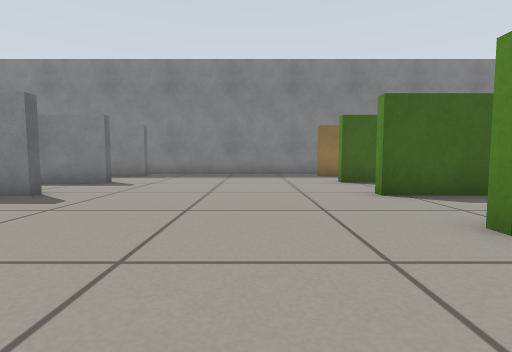
view 1 (above)

24 first-person views from a walk through a robot-simulator world made for Gazebo. The camera is 0.39 m above the floor, tilts 4° down and sees 85° across. The floor is counted in squares, 0.5 m on a side. Each view is taken from the middle of a square. On the plan, view 1 faces up. The plan holds only what a view shows up to about 10 squares ahead; the rest is blank.

view 2
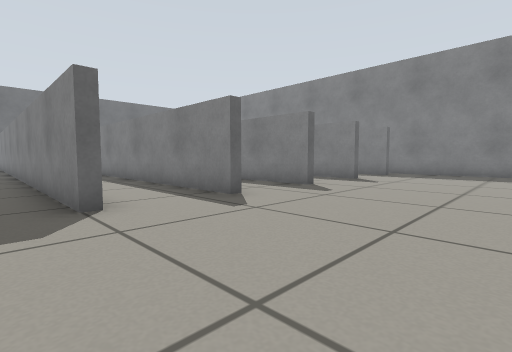

view 3
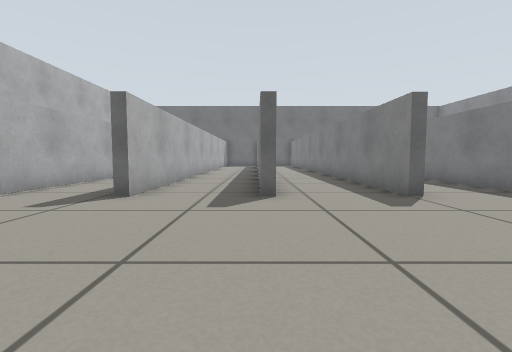

view 4
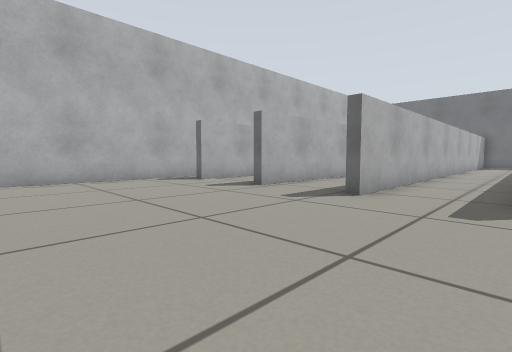

view 5
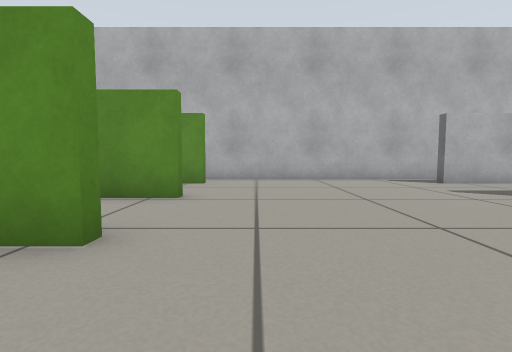

view 6
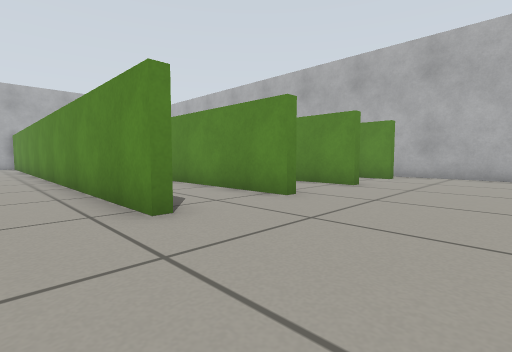

view 7
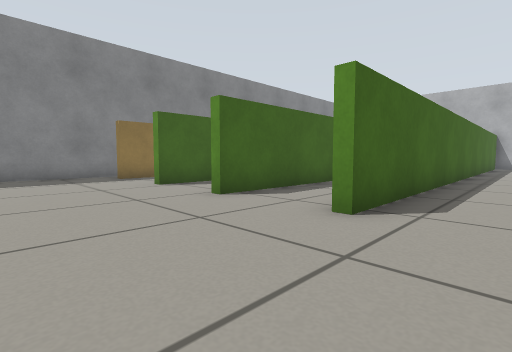

view 8
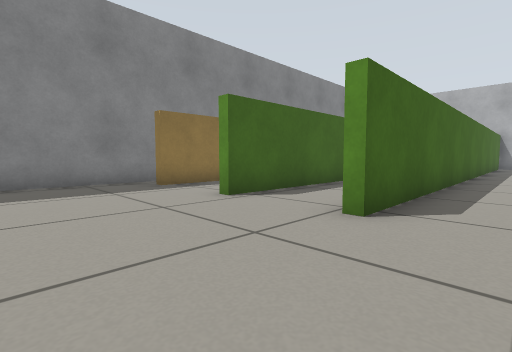

view 9
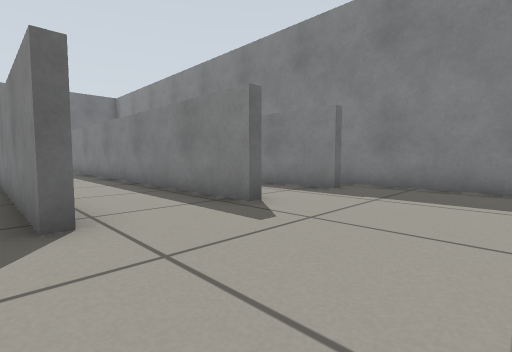

view 10
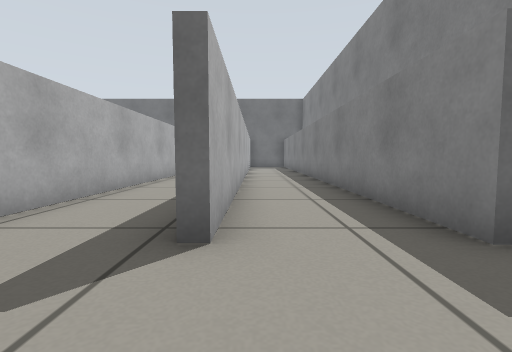

view 11
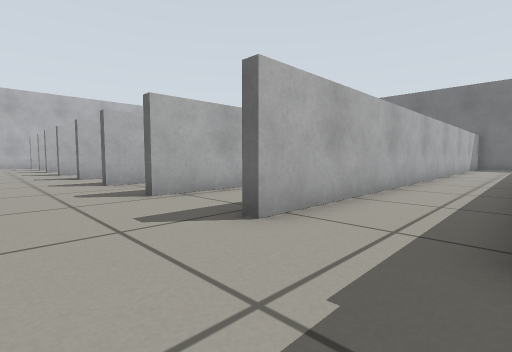

view 12
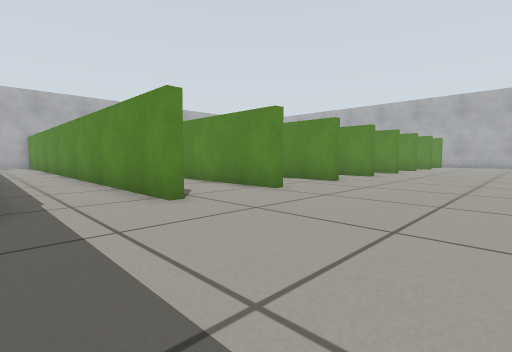

view 13
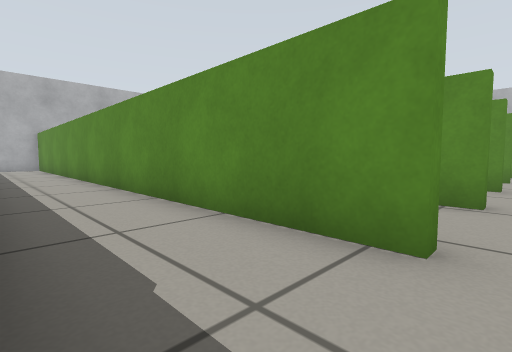

view 14
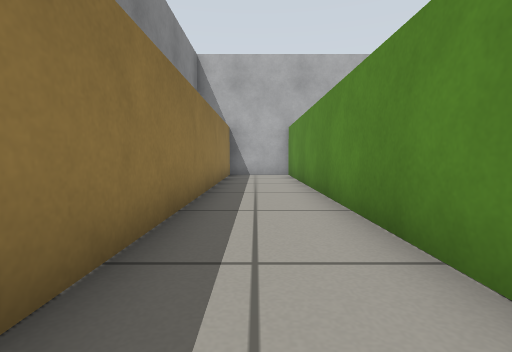

view 15
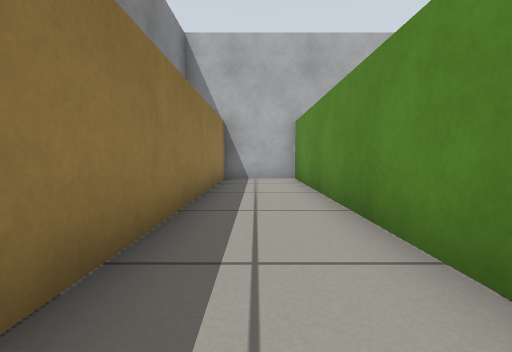

view 16
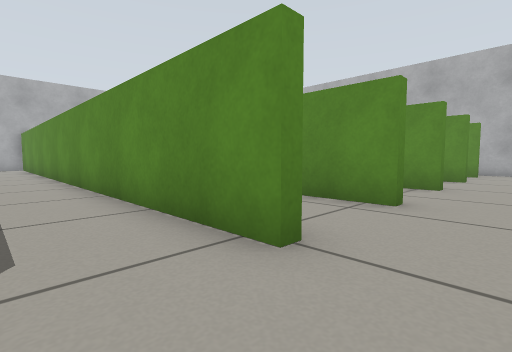

view 17
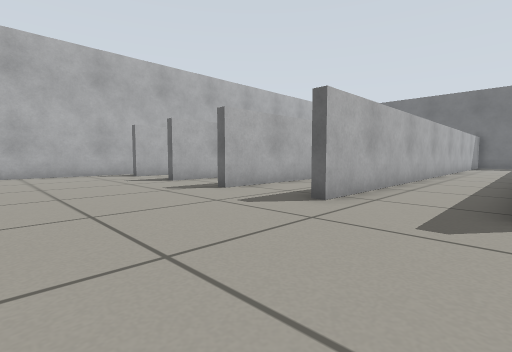

view 18
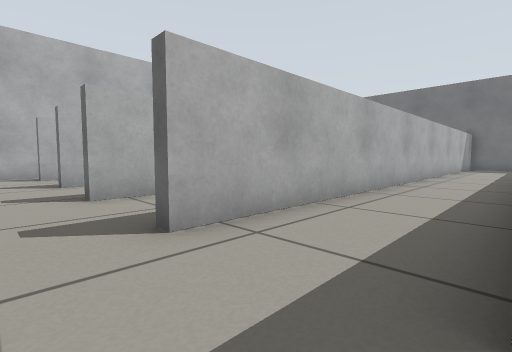

view 19
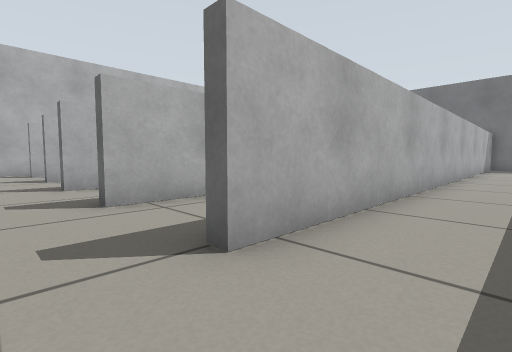

view 20
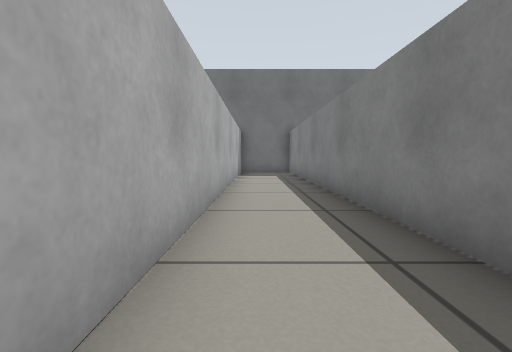

view 21
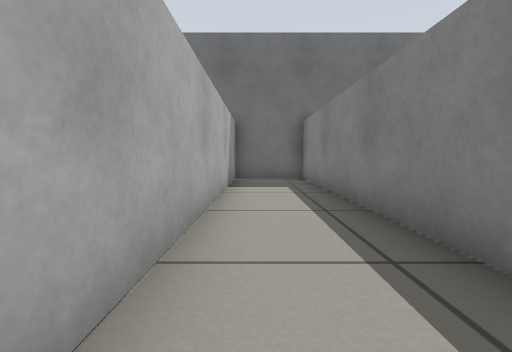

view 22
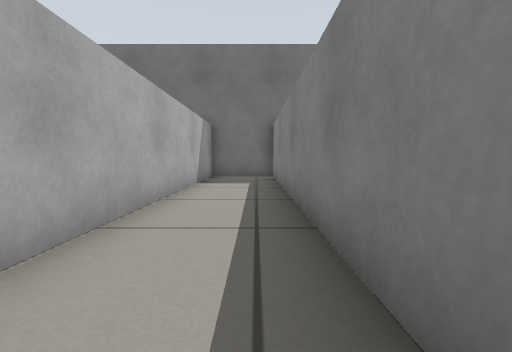

view 23
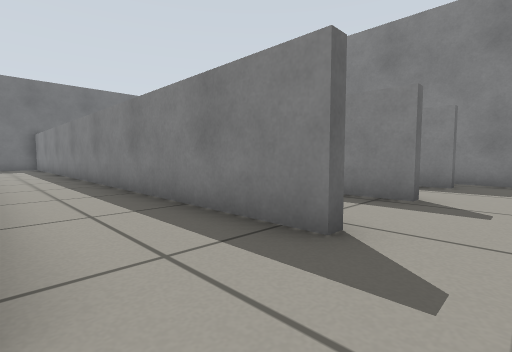

view 24
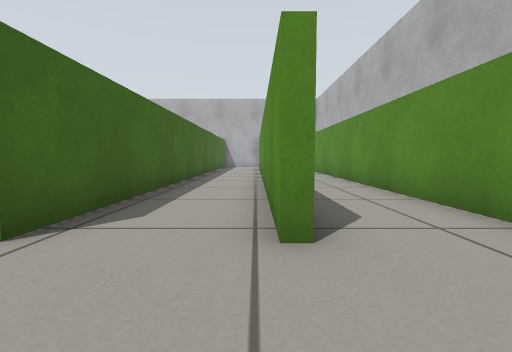

### Floor plan
Points are (right, up) in squares from view 1. A wall is a line through its corners. A room is listed if a view was taken in it or the views show most of it. See-through windows are left out.
Room 1 (views 1, 2, 3, 4, 5, 6, 7, 8, 9, 10, 11, 12, 13, 14, 15, 16, 17, 18, 19, 20, 21, 22, 23, 24)
walls: (2.4, 0.3) (13.5, 0.3); (-4.4, 2.7) (-22.9, 2.7) (-22.9, 0.3) (-4.4, 0.3) (-4.4, 0) (-13.2, 0); (2.4, 3) (4.2, 3); (2.5, -3) (2.5, -2.6) (11.6, -2.6); (-5.5, 3) (-4.4, 3); (-4.4, 5.4) (-14.9, 5.4); (2.4, -5.4) (7.1, -5.4); (2.4, 5.7) (6.9, 5.7); (-4.4, 8.3) (-12, 8.3); (2.5, -8.6) (2.5, -8.2) (9.9, -8.2); (2.5, 8.6) (20.9, 8.6) (20.9, 11.1) (10.1, 11.1); (-10.9, -5.4) (-4.2, -5.4); (2.4, -11) (10.1, -11); (-9.1, -8.2) (-4.4, -8.2) (-4.4, -8.6); (7.4, 8.3) (2.5, 8.3); (-4.4, 11.5) (-4.4, 11.1) (-12, 11.1); (-6.4, -11) (-4.4, -11); (4.5, 11.1) (2.5, 11.1) (2.5, 11.5); (-12, 5.7) (-4.4, 5.7); (10, -5.7) (2.5, -5.7); (11.6, 2.7) (2.5, 2.7); (3, 12.4) (-5, 12.4); (-5.2, -12.4) (2.8, -12.4); (11.8, 5.4) (2.5, 5.4); (-14.7, -2.6) (-4.4, -2.6) (-4.4, -3); (-13.9, 8.6) (-4.4, 8.6)

Where each view was taken, in squares from view 1:
view 1: 0 up, 0 right, facing up
view 2: 1 down, 0 right, facing up-left
view 3: 3 down, 1 right, facing left
view 4: 3 down, 1 right, facing down-left
view 5: 3 down, 1 right, facing down
view 6: 1 down, 1 left, facing down-right
view 7: 1 up, 1 left, facing up-right
view 8: 4 up, 1 left, facing up-right
view 9: 5 up, 1 left, facing up-left
view 10: 9 up, 2 left, facing left
view 11: 11 up, 2 left, facing down-left
view 12: 11 up, 2 left, facing down-right
view 13: 11 up, 2 right, facing down-right
view 14: 10 up, 9 right, facing right
view 15: 10 up, 11 right, facing right
view 16: 2 up, 1 right, facing down-right
view 17: 0 up, 0 right, facing down-left
view 18: 0 up, 3 left, facing down-left
view 19: 2 up, 3 left, facing down-left
view 20: 1 up, 9 left, facing left
view 21: 1 up, 13 left, facing left
view 22: 2 up, 12 left, facing left
view 23: 3 up, 3 left, facing up-left
view 24: 8 down, 0 right, facing right
